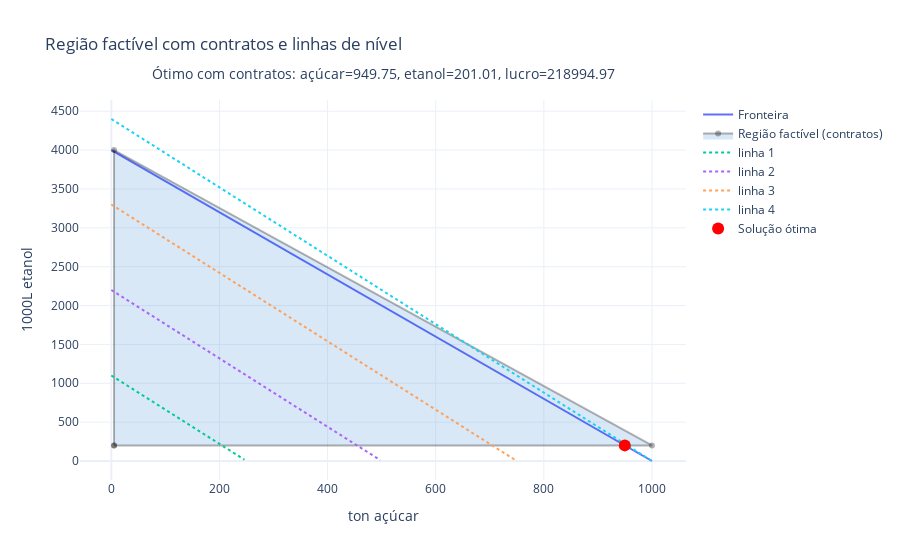

Source (notebook cell):
### Code cell
(fig, most_profitable)  = geometric_solution_minimal_values(s, k, c1, c2, a11, a12, sugar_min_contract=m1, etanol_min_contract=m2)
fig

### Figure 1 — Plotly figure (JSON) as saved in the notebook; plotly's stock layout.template omitted (floating-point values rounded to 4 significant figures; data arrays with more than 128 entries replaced by an {"elided": "..."} marker saying what was removed)
{"data": [{"name": "Fronteira", "type": "scatter", "x": {"elided": "200 float values"}, "y": {"elided": "200 float values"}}, {"fill": "toself", "fillcolor": "rgba(0,100,200,0.15)", "line": {"color": "rgba(0,0,0,0.3)"}, "name": "Região factível (contratos)", "type": "scatter", "x": [5, 1000, 5, 5], "y": [200, 200, 4000, 200]}, {"line": {"dash": "dot"}, "mode": "lines", "name": "linha 1", "type": "scatter", "x": {"elided": "200 float values"}, "y": {"elided": "200 float values"}}, {"line": {"dash": "dot"}, "mode": "lines", "name": "linha 2", "type": "scatter", "x": {"elided": "200 float values"}, "y": {"elided": "200 float values"}}, {"line": {"dash": "dot"}, "mode": "lines", "name": "linha 3", "type": "scatter", "x": {"elided": "200 float values"}, "y": {"elided": "200 float values"}}, {"line": {"dash": "dot"}, "mode": "lines", "name": "linha 4", "type": "scatter", "x": {"elided": "200 float values"}, "y": {"elided": "200 float values"}}, {"marker": {"color": "red", "size": 12}, "mode": "markers", "name": "Solução ótima", "type": "scatter", "x": [949.7], "y": [201.0]}], "layout": {"annotations": [{"font": {"size": 14}, "showarrow": false, "text": "Ótimo com contratos: açúcar=949.75, etanol=201.01, lucro=218994.97", "x": 0.5, "xref": "paper", "y": 1.1, "yref": "paper"}], "title": {"text": "Região factível com contratos e linhas de nível"}, "xaxis": {"title": {"text": "ton açúcar"}}, "yaxis": {"title": {"text": "1000L etanol"}}}}
